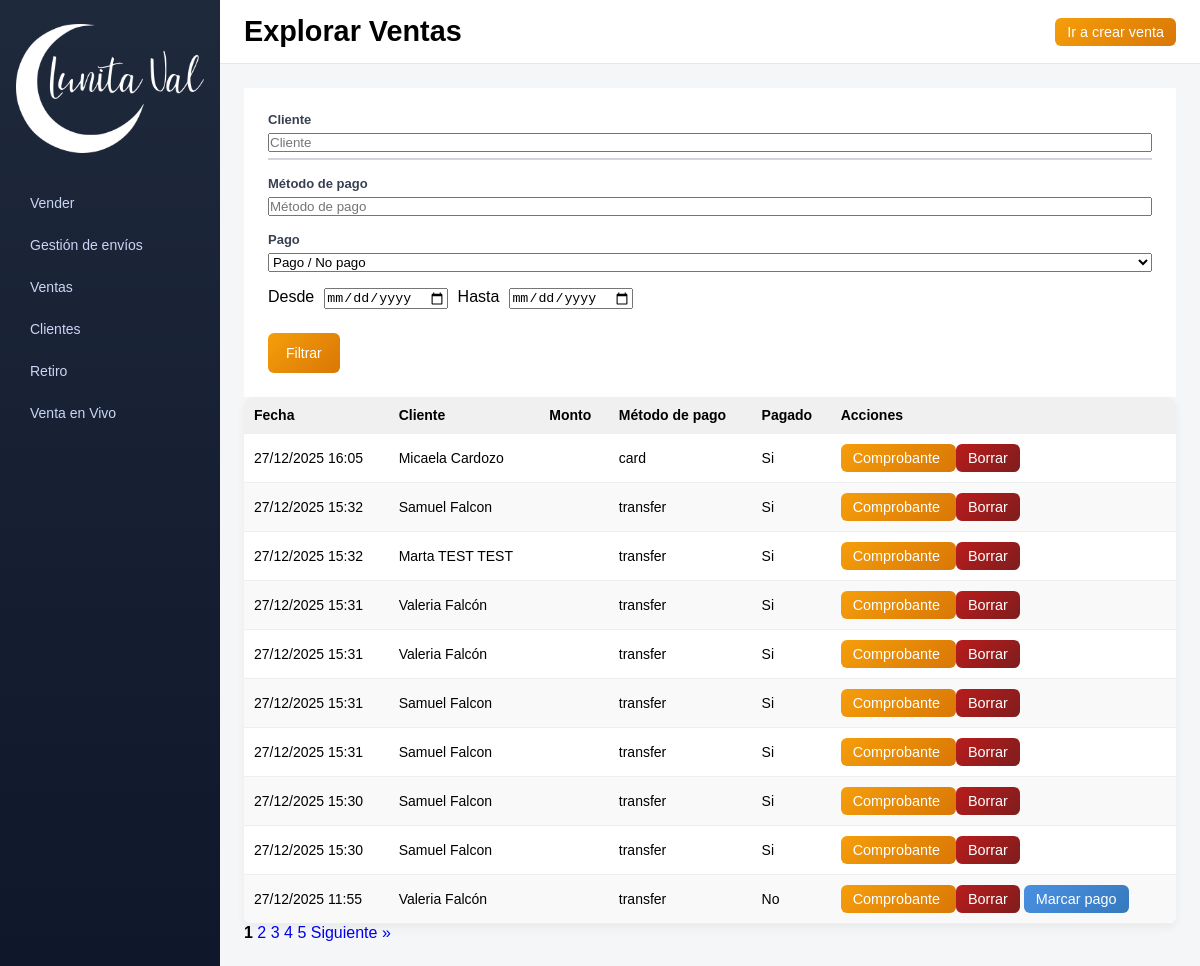
The app's page /sales/explore, older data.
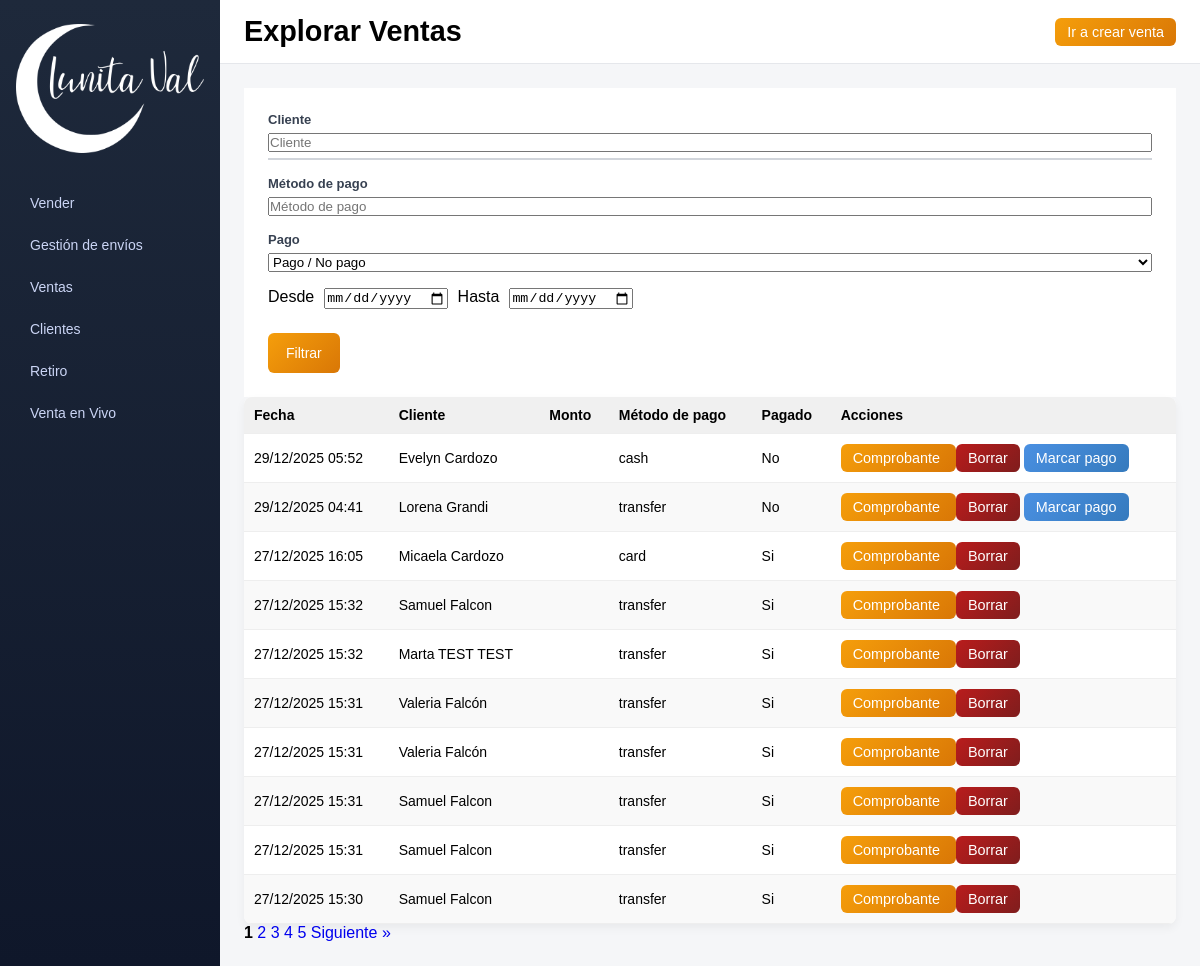
The same page, newer data.
### app/models/sale.py (models this page shows)
class Sale(db.Model):
    __tablename__ = "sales"
    id = db.Column(db.Integer, primary_key=True)
    customer_id = db.Column(db.Integer, db.ForeignKey("customers.id"), nullable=False)
    amount = db.Column(db.Numeric(10, 2), nullable=False)
    payment_method = db.Column(db.String(20), nullable=False)
    paid = db.Column(db.Boolean, default=False)
    notes = db.Column(db.Text)
    sale_date = db.Column(db.DateTime, default=datetime.utcnow)
    created_at = db.Column(db.DateTime, default=datetime.utcnow)
    has_shipping = db.Column(db.Boolean, default=False)
    shipping_date = db.Column(db.Date, nullable=True)
    sales_channel = db.Column(db.String(20), nullable=False)
    is_cash = db.Column(db.Boolean, default=False, nullable=False)
    has_change = db.Column(db.Boolean, default=False, nullable=False)
    customer = db.relationship("Customer", back_populates="sales")

### app/models/customer.py (models this page shows)
class Customer(db.Model):
    __tablename__ = "customers"
    id = db.Column(db.Integer, primary_key=True)
    first_name = db.Column(db.String(100), nullable=False)
    last_name = db.Column(db.String(100), nullable=False)
    address = db.Column(db.String(255), nullable=False)
    city = db.Column(db.String(100), nullable=False)
    phone = db.Column(db.String(50), nullable=False)
    description = db.Column(db.Text)
    created_at = db.Column(db.DateTime, default=datetime.utcnow)
    sales = db.relationship(
        "Sale",
        back_populates="customer",
        lazy=True,
        cascade="all, delete-orphan"
    )

### app/routes/sales.py (the view)
@sales_bp.get("/explore")
def explore_sales_page():
    filters = {
        "customer": request.args.get("customer", ""),
        "payment_method": request.args.get("payment_method", ""),
        "paid": request.args.get("paid", ""),
        "date_from": request.args.get("date_from", ""),
        "date_to": request.args.get("date_to", ""),
        "page": int(request.args.get("page", 1))
    }
    data = explore_sales(filters)  # llamamos al servicio
    return render_template(
        "explore_sales.html",
        sales=data["sales"],
        page=data["page"],
        per_page=data["per_page"],
        total_sales=data["total_sales"],
        total_pages=data["total_pages"],
        filters=filters
    )

### templates/explore_sales.html (shortened to what this page needs)
<!DOCTYPE html>
<html lang="es">
<head>
    <link rel="stylesheet" href="{{ url_for('static', filename='css/style.css') }}">
</head>
<body>
<div class="layout">
    <aside class="sidebar">
        <div class="logo">
            <a href="{{ url_for('index') }}" class="logo-link">
                <img src="{{ url_for('static', filename='images/logoinvert.png') }}"
                     alt="Logo Lunita Val"
                     class="logo">
            </a>
        </div>
        <nav class="menu">
            <a href="{{ url_for('index') }}" class="menu_btn">Vender</a>
            <a href="{{ url_for('sales.shipments_view') }}" class="menu_btn">Gestión de envíos</a>
            <a href="{{ url_for('explore_sales') }}" class="menu_btn">Ventas</a>
            <a href="{{ url_for('customers.manage_customers_view') }}" class="menu_btn">Clientes</a>
            <a href="{{ url_for('index') }}" class="menu_btn">Retiro</a>
            <a href="{{ url_for('index') }}" class="menu_btn">Venta en Vivo</a>
        </nav>
    </aside>
    <div class="main-content">
        <header class="header">
            <h1 class="view-title">Explorar Ventas</h1>
            <a href="{{ url_for('index') }}" class="btn">
                Ir a crear venta
            </a>
        </header>
        <main class="content">
            <div class="content-column">
                <section class="form-panel">
                    <form class="filters" method="get">
                        <div class="form-group autocomplete-wrapper">
                            <label>Cliente</label>
                            <input type="text"
                                   name="customer"
                                   id="customer-input"
                                   placeholder="Cliente"
                                   autocomplete="off"
                                   value="{{ filters.customer }}">
                            <div id="customer-suggestions" class="suggestions"></div>
                        </div>
                        <div class="form-group">
                            <label>Método de pago</label>
                            <input type="text"
                                   name="payment_method"
                                   placeholder="Método de pago"
                                   value="{{ filters.payment_method }}">
                        </div>
                        <div class="form-group">
                            <label>Pago</label>
                            <select name="paid">
                                <option value="">Pago / No pago</option>
                            </select>
                        </div>
                        <div class="form-options">
                            <label>Desde</label>
                            <input type="date" name="date_from" value="{{ filters.date_from }}">
                            <label>Hasta</label>
                            <input type="date" name="date_to" value="{{ filters.date_to }}">
                        </div>
                        <div class="form-actions">
                            <button type="submit" class="btn">Filtrar</button>
                        </div>
                    </form>
                </section>
                <div class="table-wrapper">
                    <table id="salesTable">
                        <thead>
                            <tr>
                                <th>Fecha</th>
                                <th>Cliente</th>
                                <th>Monto</th>
                                <th>Método de pago</th>
                                <th>Pagado</th>
                                <th>Acciones</th>
                            </tr>
                        </thead>
                        <tbody>
                        {% for s in sales %}
                            <tr>
                                <td>{{ s.created_at.strftime('%d/%m/%Y %H:%M') }}</td>
                                <td>{{ s.customer.first_name }} {{ s.customer.last_name }}</td>
                                <td class="amount" data-amount="{{ s.amount }}"></td>
                                <td>{{ s.payment_method }}</td>
                                <td class="paid-status">{{ "Si" if s.paid else "No" }}</td>
                                <td>
                                    <a href="{{ url_for('pdf.download_sale_label', sale_id=s.id) }}"
                                       target="_blank"
                                       class="btn">
                                        Comprobante
                                    </a>
                                    <button
                                        class="button button-delete"
                                        data-url="{{ url_for('sales.delete_existing_sale', id=s.id) }}">
                                        Borrar
                                    </button>
                                    {% if not s.paid %}
                                    <button
                                        class="btn-pay"
                                        data-sale="{{ s.id }}"
                                        data-url="{{ url_for('sales.mark_sale_paid_endpoint', sale_id=s.id) }}">
                                        Marcar pago
                                    </button>
                                    {% endif %}
                                </td>
                            </tr>
                        {% endfor %}
                        </tbody>
                    </table>
                </div>
                <div class="pagination">
                    {% for p in range(1, total_pages + 1) %}
                        {% if p == page %}
                            <strong>{{ p }}</strong>
                        {% else %}
                            <a href="{{ url_for('sales.explore_sales_page', page=p,
                                customer=filters.customer,
                                payment_method=filters.payment_method,
                                paid=filters.paid,
                                date_from=filters.date_from,
                                date_to=filters.date_to) }}">
                                {{ p }}
                            </a>
                        {% endif %}
                    {% endfor %}
                    {% if page < total_pages %}
                        <a href="{{ url_for('sales.explore_sales_page', page=page+1,
                            customer=filters.customer,
                            payment_method=filters.payment_method,
                            paid=filters.paid,
                            date_from=filters.date_from,
                            date_to=filters.date_to) }}">
                            Siguiente »
                        </a>
                    {% endif %}
                </div>
            </div>
        </main>
    </div>
</div>
</body>
</html>

### static/css/style.css (style rules this page uses)
* { margin: 0; padding: 0; box-sizing: border-box; }
html, body { height: 100%; font-family: Arial, sans-serif; }
.layout { display: flex; width: 100%; height: 100vh; }
a { text-decoration: none; }
.layout { display: flex; height: 100vh; width: 100vw; overflow: hidden; }
.sidebar { width: 15%; min-width: 220px; height: 100vh; background: linear-gradient(to bottom, #1e293b, #0f172a); color: #e5e7eb; padding: 24px 16px; display: flex; flex-direction: column; gap: 32px; }
.sidebar .logo { display: flex; justify-content: center; }
.sidebar .logo img { max-width: 200px; width: 100%; height: auto; }
.sidebar nav { display: flex; flex-direction: column; gap: 6px; }
.sidebar nav a { text-decoration: none; color: #cbd5f5; padding: 10px 14px; border-radius: 8px; font-size: 14px; display: flex; align-items: center; gap: 10px; transition: background 0.2s ease, color 0.2s ease; }
.main-content { width: 85%; display: flex; flex-direction: column; height: 100vh; background-color: #f5f6f8; }
.header { height: 64px; background-color: #ffffff; border-bottom: 1px solid #e5e7eb; display: flex; align-items: center; justify-content: space-between; padding: 0 24px; flex-shrink: 0; }
.view-title { font-size: 1.8rem; font-weight: bold; margin: 0; }
.content { flex: 1; overflow-y: auto; padding: 24px; }
.button, .btn, .btn-pay, .btnNewCustomer, .button-edit, .button-delete { padding: 6px 12px; border: none; border-radius: 6px; font-size: 0.9rem; cursor: pointer; color: white; transition: all 0.2s ease-in-out; }
.button-edit, .btn-pay, .btnNewCustomer { background: linear-gradient(135deg, #4A90E2, #357ABD); }
.button-delete { background: linear-gradient(135deg, #B91C1C, #7F1D1D); }
.button-download, .btn { background: linear-gradient(135deg, #F59E0B, #D97706); }
.form-panel { background: #fff; padding: 24px; box-sizing: border-box; }
#salesTable { width: 100%; border-collapse: collapse; background-color: #fff; border-radius: 8px; overflow: hidden; box-shadow: 0 4px 10px rgba(0,0,0,0.05); }
#salesTable th, #salesTable td { padding: 10px; border-bottom: 1px solid #eee; text-align: left; font-size: 14px; }
#salesTable th { background-color: #f0f0f0; font-weight: bold; }
#salesTable tbody tr:nth-child(even) { background-color: #f9f9f9; }
button { cursor: pointer; }
.form-group { display: flex; flex-direction: column; gap: 6px; margin-bottom: 16px; }
.form-group label, .form-label { font-size: 13px; font-weight: 600; color: #374151; }
.form-options { display: flex; flex-wrap: wrap; gap: 10px; }
.suggestions { border: 1px solid #d1d5db; background: #ffffff; max-height: 150px; overflow-y: auto; }
.form-actions { margin-top: 24px; }
.form-actions button { padding: 12px 18px; color: #ffffff; border: none; font-size: 14px; cursor: pointer; }

Row changes from the older to the newer data that the page shows:
no longer on this page (row unchanged): Sale: created_at "27/12/2025 15:30", customer.first_name "Samuel", customer.last_name "Falcon", amount 15000 (drawn), payment_method "transfer", paid "Si"
no longer on this page (row unchanged): Sale: created_at "27/12/2025 11:55", customer.first_name "Valeria", customer.last_name "Falcón", amount 25000 (drawn), payment_method "transfer", paid "No"
added Sale: created_at "29/12/2025 05:52", customer.first_name "Evelyn", customer.last_name "Cardozo", amount 15000 (drawn), payment_method "cash", paid "No"
added Sale: created_at "29/12/2025 04:41", customer.first_name "Lorena", customer.last_name "Grandi", amount 15000 (drawn), payment_method "transfer", paid "No"
